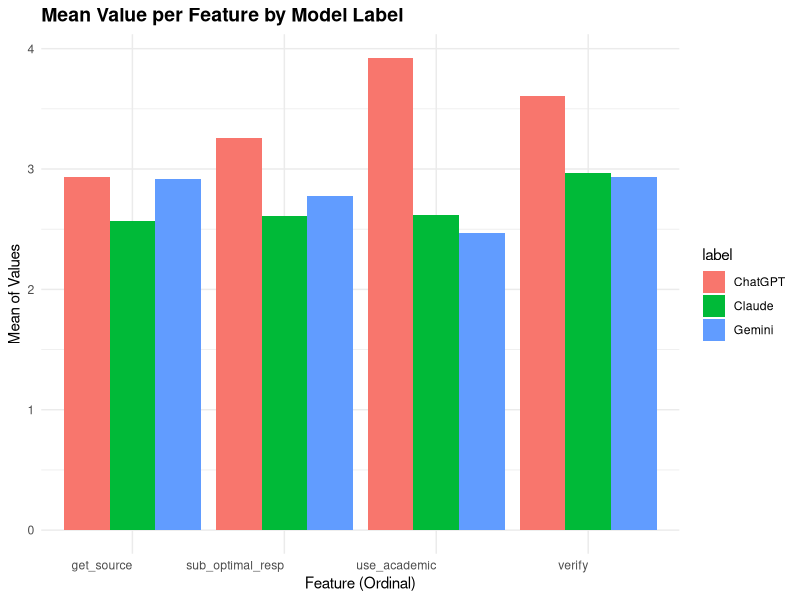

Reproduce this figure in R.
library(ggplot2)
library(dplyr)
library(tidyr)
df <- read.csv("training_data_clean.csv")

df <- df %>%
  mutate(
    !!names(df)[3] := as.integer(substr(df[[3]], 1, 1)),
    !!names(df)[5] := as.integer(substr(df[[5]], 1, 1)),
    !!names(df)[8] := as.integer(substr(df[[8]], 1, 1)),
    !!names(df)[9] := as.integer(substr(df[[9]], 1, 1))
  )

names(df)[3] <- "use_academic"
names(df)[5] <- "sub_optimal_resp"
names(df)[8] <- "get_source"
names(df)[9] <- "verify"



df <- df %>%
  mutate(
    !!names(df)[2] := case_when(
      grepl("code|coding|programming", df[[2]], ignore.case = TRUE) ~ "coding",
      grepl("math", df[[2]], ignore.case = TRUE) ~ "math",
      grepl("study|explain|complicated|simplify|academic", df[[2]], ignore.case = TRUE) ~ "study",
      grepl("\\bsummar", df[[2]], ignore.case = TRUE) ~ "summarising",
      grepl("email|resume", df[[2]], ignore.case = TRUE) ~ "professional_document",
      grepl("writing|essay", df[[2]], ignore.case = TRUE) ~ "writing",
      TRUE ~ paste0("!", df[[2]])
    )
  )


# Now filter your subsets
df_gemin  <- df %>% filter(label == "Gemini")
df_chatgpt <- df %>% filter(label == "ChatGPT")
df_claude <- df %>% filter(label == "Claude")

df_summary <- df %>%
  select(label, all_of(c(3, 5, 8, 9))) %>%
  pivot_longer(
    cols = -label,
    names_to = "Feature",
    values_to = "Value"
  ) %>%
  group_by(label, Feature) %>%
  summarise(mean_value = mean(Value, na.rm = TRUE), .groups = "drop")

# Step 2: plot frequency bar chart of means
ggplot(df_summary, aes(x = Feature, y = mean_value, fill = label)) +
  geom_col(position = "dodge") +
  labs(
    title = "Mean Value per Feature by Model Label",
    x = "Feature (Ordinal)",
    y = "Mean of Values"
  ) +
  theme_minimal() +
  theme(
    axis.text.x = element_text(angle = 0, hjust = 1),
    plot.title = element_text(size = 14, face = "bold")
  )




